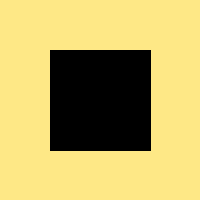
Frame 1 (no input)
Frame 60 (the mouse pressed at the canvas centre just before this capture): identical to frame 1, image omitted
Frame 120 (the mouse held since frame 60 and released just before this capture): identical to frame 1, image omitted

The Processing sketch that drew this single still picture (run headless with seeded random() and noise(); from frame 60 on, the mouse is pressed at the canvas centre):

// Processing sketch: ColorKey_java
// ── ColorKey_java.pde
int r, g, b;
 
void setup() {
  size(200, 200);
  r = 0;
  g = 0;
  b = 0;
}
 
void draw() {
  background(254, 232, 134);
  fill(r, g, b);
  rect(50, 50, 100, 100);
}
